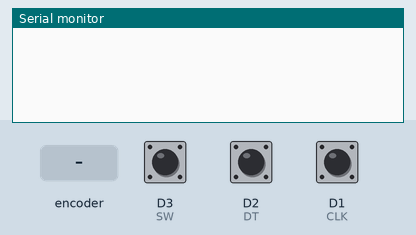
Simulated run of this sketch. Board: ESP8266 (NodeMCU). On the bench: the last lines printed to the serial monitor. The inputs (shaded band) are chosen by the test bench; at power-on: D3 (SW) HIGH, D2 (DT) HIGH, D1 (CLK) HIGH.

Above: at 1.2 s.
1.3 s: rotary encoder on D1 (CLK) / D2 (DT) turned 1 step (first pin leading)
At 2.0 s:
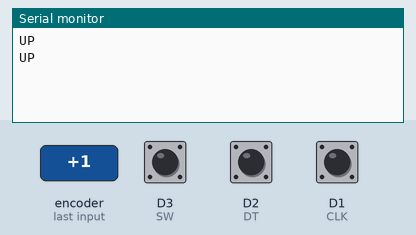
3.0 s: D3 (SW) pulled LOW for 0.15 s
At 4.3 s:
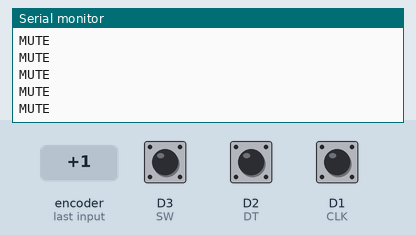
4.6 s: rotary encoder on D1 (CLK) / D2 (DT) turned 2 steps (second pin leading)
At 5.6 s:
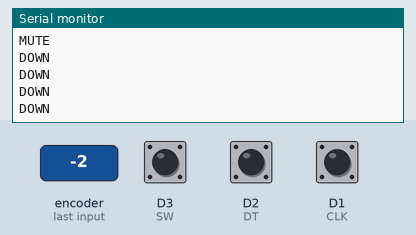
6.5 s: D3 (SW) driven LOW
At 7.0 s:
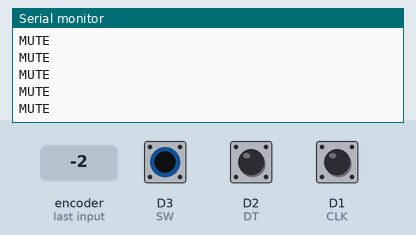

Measured:
- after the input at 1.3 s, the serial monitor: prints a new line at once (image 1)
- after the input at 3.0 s, the serial monitor: prints a new line at once (image 2)
- after the input at 4.6 s, the serial monitor: prints a new line at once (image 3)
- after the input at 6.5 s, the serial monitor: prints a new line at once (image 4)

The sketch:

volumecontrol.ino
```cpp
#define CLK D1 // Rotary encoder CLK pin
#define DT D2  // Rotary encoder DT pin
#define SW D3  // Rotary encoder switch pin

int lastStateCLK;
unsigned long lastDebounceTime = 0;
const unsigned long debounceDelay = 5; // Debounce delay in milliseconds

void setup() {
  pinMode(CLK, INPUT);
  pinMode(DT, INPUT);
  pinMode(SW, INPUT_PULLUP);

  Serial.begin(9600); // Start serial communication

  lastStateCLK = digitalRead(CLK);
}

void loop() {
  int currentStateCLK = digitalRead(CLK);
  unsigned long currentTime = millis();

  // Check for rotation
  if (currentStateCLK != lastStateCLK && (currentTime - lastDebounceTime > debounceDelay)) {
    lastDebounceTime = currentTime; // Update the debounce time

    if (digitalRead(DT) != currentStateCLK) {
      Serial.println("UP"); // Send 'UP' for volume up
    } else {
      Serial.println("DOWN"); // Send 'DOWN' for volume down
    }
  }

  lastStateCLK = currentStateCLK;

  // Check if the button is pressed
  if (digitalRead(SW) == LOW) {
    if (currentTime - lastDebounceTime > debounceDelay) {
      Serial.println("MUTE"); // Send 'MUTE' for mute toggle
      lastDebounceTime = currentTime;
    }
  }
}
```
